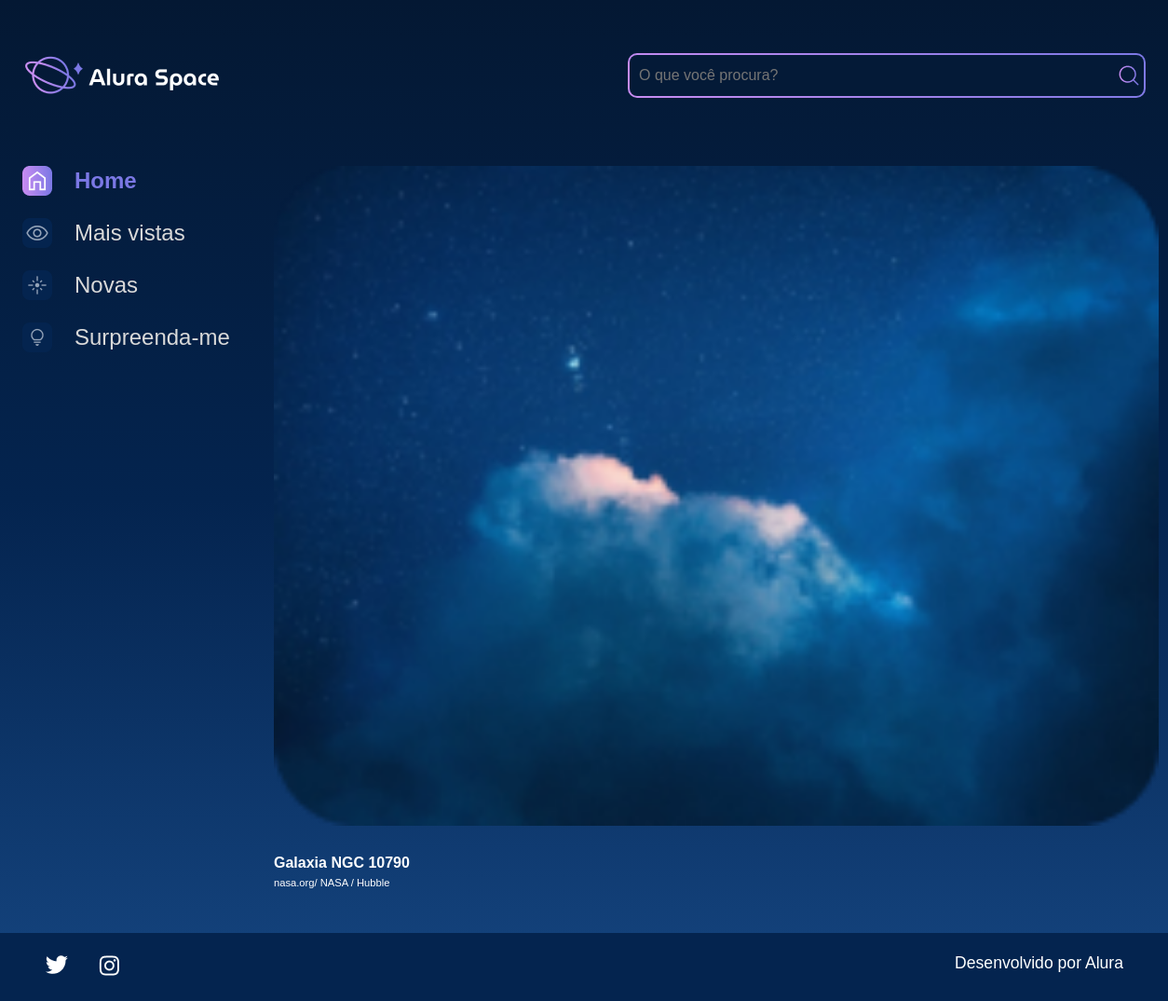
Page /imagem/5 on the earlier database version.
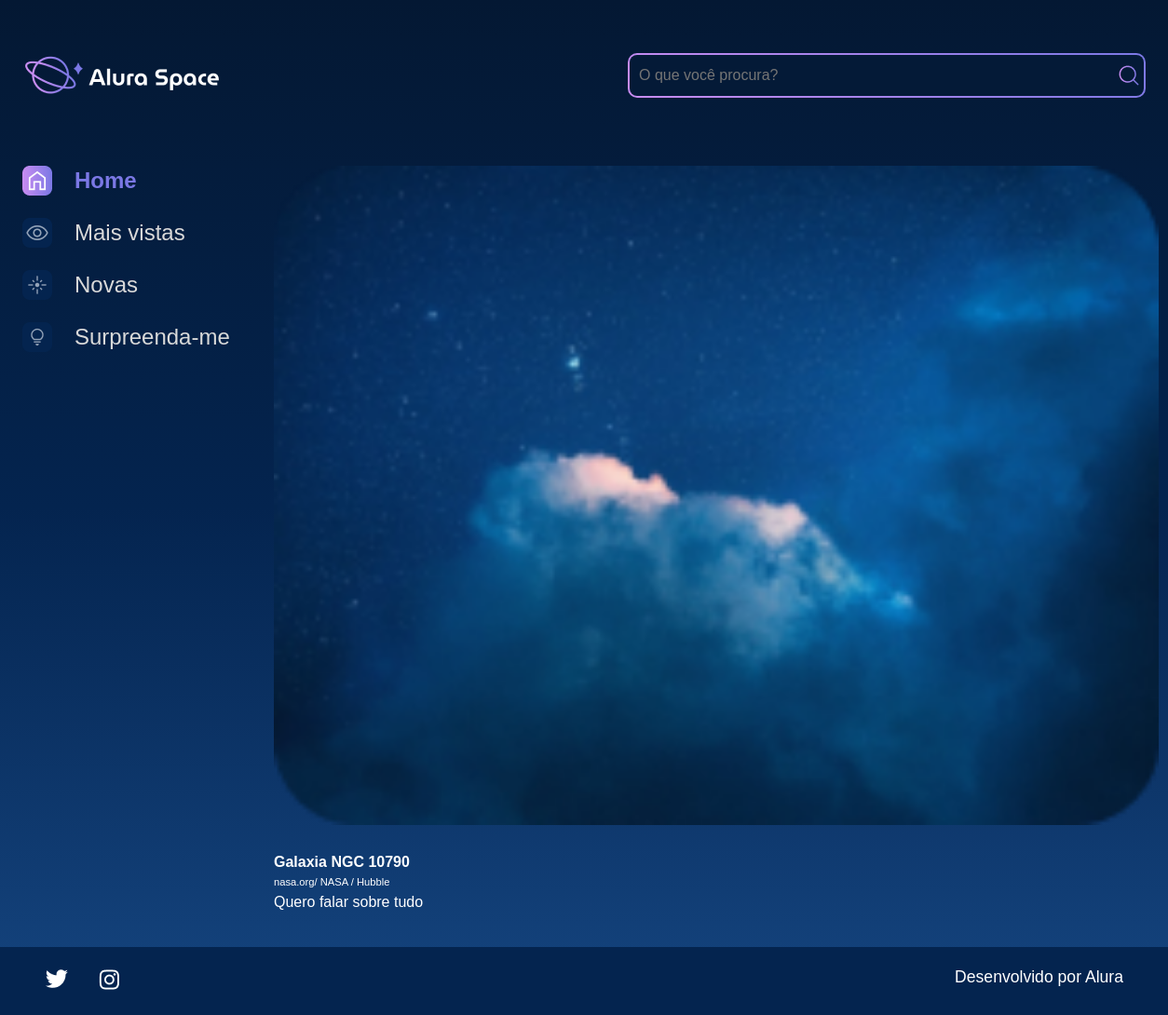
Same page on the later database version.
### galeria/models.py (models this page shows, shortened)
class Fotografia(models.Model):
    OPCOES_CATEGORIA = [("NEBULOSA", "Nebulosa"),
                       ("ESTRELA", "Estrela"),
                       ("GALAXIA", "Galaxia"),
                       ("PLANETA", "Planeta"),
    ]
    nome = models.CharField(max_length=100, null = False, blank = False)
    legenda = models.CharField(max_length=100, null = False, blank = False)
    categorias = models.CharField(max_length=100, choices=OPCOES_CATEGORIA, default='')
    descricao = models.TextField(null = False, blank = False)
    foto = models.ImageField(upload_to="fotos/%Y/%m/%d/", blank=True)
    publica = models.BooleanField(default=False)
    data_fotografia = models.DateTimeField(default=datetime.now, blank=False)

### galeria/views.py (the view)
# urls.py: path('imagem/<int:foto_id>', imagem, name='imagem'),
def imagem(request, foto_id):
    fotografia = get_object_or_404(Fotografia, pk=foto_id)
    return render(request, 'galeria/imagem.html', {"fotografia": fotografia})

### templates/galeria/imagem.html (shortened to what this page needs)
{% extends 'galeria/base.html' %}
{%load static%}
{% block content %}
<body>
    <div class="pagina-inicial">
        <header class="cabecalho">
            <img src="{% static '/assets/logo/Logo(2).png' %}" alt="Logo da Alura Space" />
            <div class="cabecalho__busca">
                <div class="busca__fundo">
                    <input class="busca__input" type="text" placeholder="O que você procura?">
                    <img class="busca__icone" src="{% static '/assets/ícones/1x/search.png' %}" alt="ícone de search">
                </div>
            </div>
        </header>
        <main class="principal">
            <section class="menu-lateral">
                <nav class="menu-lateral__navegacao">
                    <a href="{%url 'index'%}"><img src="{% static '/assets/ícones/1x/Home - ativo.png' %}"> Home</a>
                    <a href="#"><img src="{% static '/assets/ícones/1x/Mais vistas - inativo.png' %}"> Mais vistas</a>
                    <a href="#"><img src="{% static '/assets/ícones/1x/Novas - inativo.png' %}"> Novas</a>
                    <a href="#"><img src="{% static '/assets/ícones/1x/Surpreenda-me - inativo.png' %}">
                        Surpreenda-me</a>
                </nav>
            </section>
            <section class="conteudo">
                <section class="imagem">
                    <div class="imagem__conteudo">
                        {% if fotografia.foto != "" or fotografia.foto != null%}
                                    <img class="imagem__imagem" src="{{fotografia.foto.url}}">
                                    {% else %}
                                    <img class="card__imagem"
                                        src="{%static 'media/fotos/2025/07/29/Modal.png'%}" alt="foto genérica">
                                    {% endif %}
                        <div class="imagem__info">
                            <div class="imagem__texto">
                                <p class="imagem__titulo">{{fotografia.nome}}</p>
                                <p class="imagem__descricao">{{fotografia.legenda}}</p>
                                <p class="imagem__texto">{{fotografia.descricao}}</p>
                            </div>
                        </div>
                    </div>
                </section>
            </section>
        </main>
    </div>
    {%endblock%}

Differences in the rows shown:
changed Fotografia "Galaxia NGC 10790": descricao (not shown) → "Quero falar sobre tudo"
